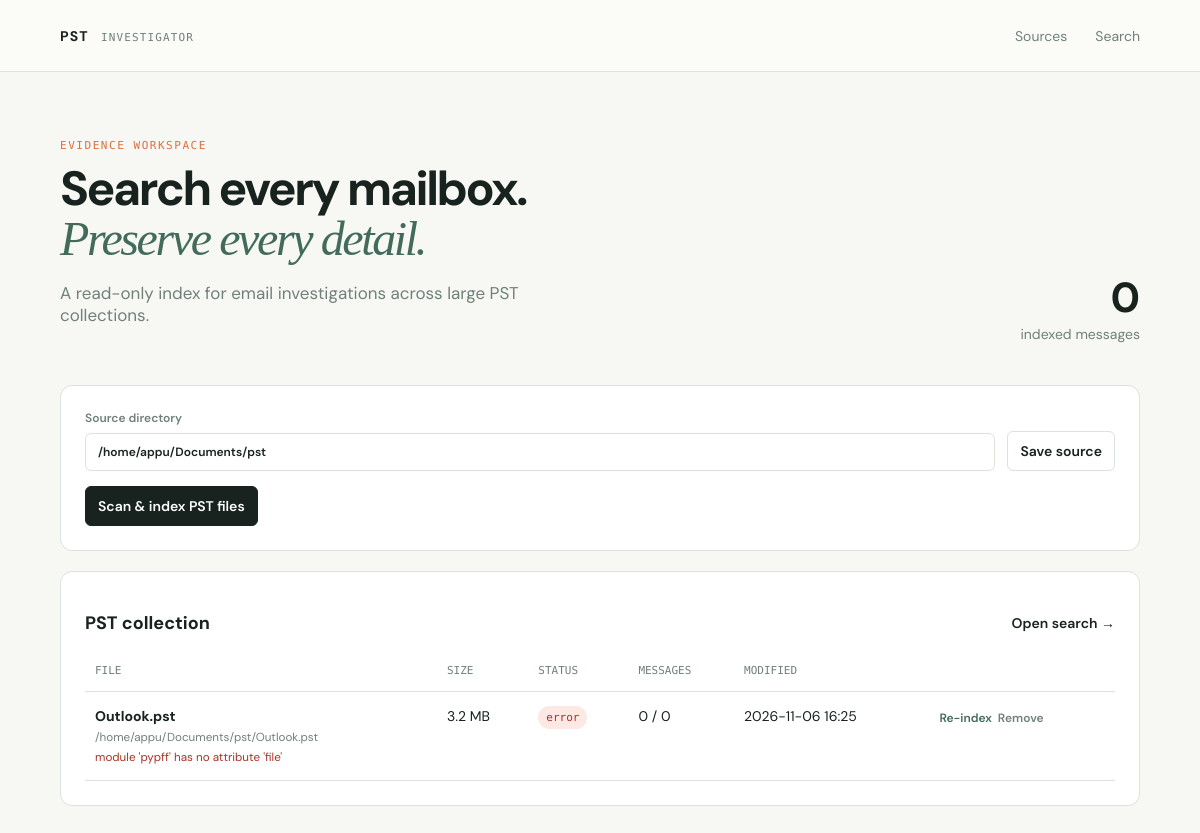
The page / on the database its author committed.
### tables this page shows
CREATE TABLE settings (key TEXT PRIMARY KEY, value TEXT NOT NULL);

CREATE TABLE pst_files (
 id INTEGER PRIMARY KEY, path TEXT UNIQUE NOT NULL, filename TEXT NOT NULL,
 size INTEGER NOT NULL DEFAULT 0, mtime REAL NOT NULL DEFAULT 0,
 sha256 TEXT, status TEXT NOT NULL DEFAULT 'discovered', total INTEGER NOT NULL DEFAULT 0,
 indexed INTEGER NOT NULL DEFAULT 0, errors TEXT, indexed_at TEXT
);

### pst_investigator/app.py (the view)
    @app.get("/")
    def index():
        c=db(); psts=c.execute("SELECT * FROM pst_files ORDER BY filename").fetchall(); count=c.execute("SELECT COUNT(*) FROM emails").fetchone()[0]; c.close()
        return render_template("index.html", psts=psts, email_count=count)

### pst_investigator/db.py (called while the page is built)
def connect(path):
    conn = sqlite3.connect(path)
    conn.row_factory = sqlite3.Row
    conn.execute("PRAGMA journal_mode=WAL")
    conn.execute("PRAGMA synchronous=NORMAL")
    conn.executescript(SCHEMA)
    return conn

def get_setting(conn, key, default=""):
    row = conn.execute("SELECT value FROM settings WHERE key=?", (key,)).fetchone()
    return row[0] if row else default

### pst_investigator/templates/index.html
{% extends 'base.html' %}{% block title %}Sources · PST Investigator{% endblock %}{% block content %}<section class="hero"><div><p class="eyebrow">EVIDENCE WORKSPACE</p><h1>Search every mailbox.<br><em>Preserve every detail.</em></h1><p class="lede">A read-only index for email investigations across large PST collections.</p></div><div class="stat"><strong>{{ email_count }}</strong><span>indexed messages</span></div></section><section class="panel"><form method="post" action="{{ url_for('settings') }}" class="source-form"><label>Source directory<input name="source" value="{{ source }}" placeholder="/evidence/pst-files"></label><button>Save source</button></form><form method="post" action="{{ url_for('scan') }}"><button class="primary">Scan &amp; index PST files</button></form></section><section class="panel"><div class="panel-head"><h2>PST collection</h2><a class="button" href="{{ url_for('search') }}">Open search →</a></div>{% if psts %}<div class="table-wrap"><table><tr><th>File</th><th>Size</th><th>Status</th><th>Messages</th><th>Modified</th><th></th></tr>{% for p in psts %}<tr><td><strong>{{ p.filename }}</strong><small>{{ p.path }}</small>{% if p.errors %}<small class="error-text">{{ p.errors }}</small>{% endif %}</td><td>{{ '%.1f'|format(p.size/1048576) }} MB</td><td><span class="pill {{ p.status }}">{{ p.status }}</span></td><td>{{ p.indexed }} / {{ p.total }}</td><td>{{ p.mtime|datetime }}</td><td><form class="inline" method="post" action="{{ url_for('reindex', pst_id=p.id) }}"><button>Re-index</button></form><form class="inline" method="post" action="{{ url_for('remove', pst_id=p.id) }}"><button class="quiet">Remove</button></form></td></tr>{% endfor %}</table></div>{% else %}<div class="empty">No PST files indexed yet. Set a source directory and scan.</div>{% endif %}</section>{% endblock %}

### pst_investigator/templates/base.html (shortened to what this page needs)
<!doctype html><html lang="en"><head><link rel="stylesheet" href="{{ url_for('static', filename='style.css') }}"></head><body><header><a class="brand" href="{{ url_for('index') }}">PST <span>INVESTIGATOR</span></a><nav><a href="{{ url_for('index') }}">Sources</a><a href="{{ url_for('search') }}">Search</a></nav></header><main>{% block content %}{% endblock %}</main></body></html>

### pst_investigator/static/style.css (style rules this page uses)
:root { --ink:#18221f;--muted:#71807b;--paper:#f7f8f3;--line:#dce2dc;--accent:#d96f43;--green:#436b5b }
* { box-sizing:border-box }
body { margin:0;background:var(--paper);color:var(--ink);font:14px 'DM Sans',sans-serif }
header { height:72px;border-bottom:1px solid var(--line);display:flex;align-items:center;justify-content:space-between;padding:0 5vw;background:#fbfcf8 }
.brand { font-weight:700;letter-spacing:.08em;color:var(--ink);text-decoration:none }
.brand span { font:500 11px 'DM Mono';color:var(--muted);margin-left:8px }
nav a { margin-left:28px;color:var(--muted);text-decoration:none }
main { max-width:1280px;margin:auto;padding:56px 5vw }
.hero { display:flex;justify-content:space-between;align-items:end;margin-bottom:42px }
.eyebrow { font:500 11px 'DM Mono';letter-spacing:.14em;color:var(--accent) }
h1 { font-size:48px;line-height:1.05;letter-spacing:-.05em;margin:12px 0 }
h1 em { font-family:Georgia,serif;font-weight:400;color:var(--green) }
h2 { font-size:18px }
.lede { font-size:17px;color:var(--muted);max-width:500px }
.stat { text-align:right }
.stat strong { display:block;font-size:42px }
.stat span,.muted,small { color:var(--muted) }
.panel { background:white;border:1px solid var(--line);border-radius:12px;padding:24px;margin:20px 0 }
.source-form,.search-form { display:flex;gap:12px;align-items:end }
.source-form { flex:1 }
.source-form label { flex:1 }
label { display:flex;flex-direction:column;gap:7px;font-size:12px;font-weight:600;color:var(--muted) }
input,select,button { font:inherit;border:1px solid var(--line);border-radius:6px;padding:10px 12px;background:#fff;color:var(--ink) }
button,.button { cursor:pointer;text-decoration:none;display:inline-block;color:var(--ink);font-weight:600 }
.primary { background:var(--ink);color:white;border-color:var(--ink) }
.panel>.source-form+form { margin-top:15px }
.panel-head,.toolbar { display:flex;justify-content:space-between;align-items:center;gap:12px }
.table-wrap { overflow:auto }
table { width:100%;border-collapse:collapse }
th { text-align:left;font:500 11px 'DM Mono';text-transform:uppercase;color:var(--muted);padding:14px 10px;border-bottom:1px solid var(--line) }
td { padding:15px 10px;border-bottom:1px solid var(--line);vertical-align:top }
td small { display:block;margin-top:4px }
.pill { font:500 11px 'DM Mono';padding:5px 8px;border-radius:20px;background:#edf1ec }
.pill.error { background:#fde8e3;color:#a73525 }
.inline { display:inline }
.inline button { border:0;background:none;padding:3px;color:var(--green);font-size:12px }
.quiet { color:var(--muted)!important }
.error-text { color:#a73525!important;max-width:240px }
a { color:var(--green) }

### rows shown on the page
settings: source "/home/appu/Documents/pst"
pst_files: filename "Outlook.pst", path "/home/appu/Documents/pst/Outlook.pst", errors "module 'pypff' has no attribute 'file'", p.size/1048576 "3.2", status "error", indexed "0", total "0", mtime "2026-11-06 16:25"

### other values the page prints
{{ email_count }} "0"
